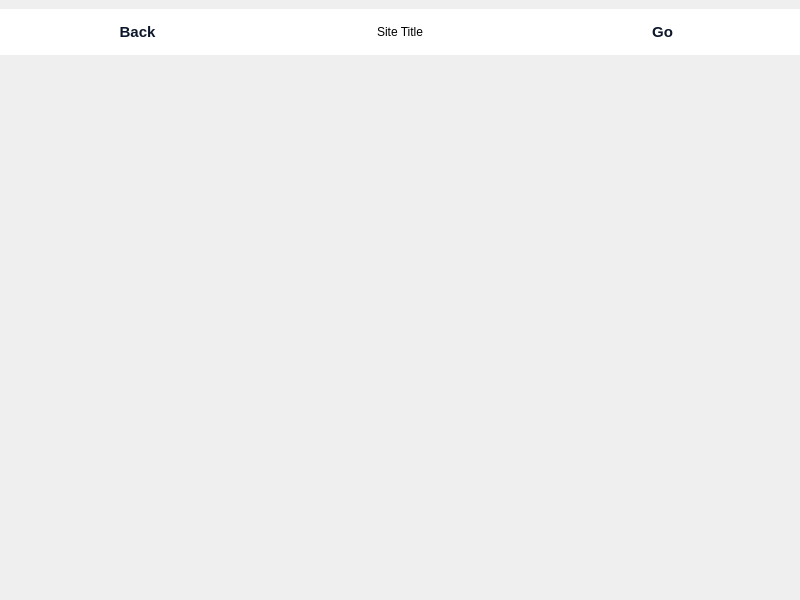
<?xml version="1.0" encoding="UTF-8"?>
<ui version="4.0">
 <class>browserWindow</class>
 <widget class="QMainWindow" name="browserWindow">
  <property name="geometry">
   <rect>
    <x>0</x>
    <y>0</y>
    <width>800</width>
    <height>600</height>
   </rect>
  </property>
  <property name="windowTitle">
   <string>The Browser</string>
  </property>
  <widget class="QWidget" name="centralwidget">
   <layout class="QVBoxLayout" name="verticalLayout">
    <property name="spacing">
     <number>0</number>
    </property>
    <property name="leftMargin">
     <number>0</number>
    </property>
    <property name="rightMargin">
     <number>0</number>
    </property>
    <item>
     <widget class="QWidget" name="widget_2" native="true">
      <property name="sizePolicy">
       <sizepolicy hsizetype="Preferred" vsizetype="Fixed">
        <horstretch>0</horstretch>
        <verstretch>0</verstretch>
       </sizepolicy>
      </property>
      <property name="styleSheet">
       <string notr="true">background:white;</string>
      </property>
      <layout class="QHBoxLayout" name="horizontalLayout">
       <item>
        <widget class="QPushButton" name="pushButton">
         <property name="styleSheet">
          <string notr="true">

/* CSS */
QPushButton {
  background-color: #fff;
  border: 0 solid #e2e8f0;
  border-radius: 5px;
  color: #0d172a;
  font-family: &quot;Basier circle&quot;,-apple-system,system-ui,&quot;Segoe UI&quot;,Roboto,&quot;Helvetica Neue&quot;,Arial,&quot;Noto Sans&quot;,sans-serif,&quot;Apple Color Emoji&quot;,&quot;Segoe UI Emoji&quot;,&quot;Segoe UI Symbol&quot;,&quot;Noto Color Emoji&quot;;
  font-size: 15px;
  font-weight: 600;
  line-height: 1;
  padding: 5px 5px;
  text-align: center;
  text-decoration:none #0d172a solid;
}

QPushButton:hover {
  background-color: #1e293b;
  color: #fff;
}


</string>
         </property>
         <property name="text">
          <string>Back</string>
         </property>
        </widget>
       </item>
       <item>
        <widget class="QLabel" name="theLink">
         <property name="styleSheet">
          <string notr="true">color:black;</string>
         </property>
         <property name="text">
          <string>Site Title</string>
         </property>
         <property name="alignment">
          <set>Qt::AlignCenter</set>
         </property>
        </widget>
       </item>
       <item>
        <widget class="QPushButton" name="pushButton_2">
         <property name="styleSheet">
          <string notr="true">

/* CSS */
QPushButton {
  background-color: #fff;
  border: 0 solid #e2e8f0;
  border-radius: 5px;
  color: #0d172a;
  font-family: &quot;Basier circle&quot;,-apple-system,system-ui,&quot;Segoe UI&quot;,Roboto,&quot;Helvetica Neue&quot;,Arial,&quot;Noto Sans&quot;,sans-serif,&quot;Apple Color Emoji&quot;,&quot;Segoe UI Emoji&quot;,&quot;Segoe UI Symbol&quot;,&quot;Noto Color Emoji&quot;;
  font-size: 15px;
  font-weight: 600;
  line-height: 1;
  padding: 5px 5px;
  text-align: center;
  text-decoration:none #0d172a solid;
}

QPushButton:hover {
  background-color: #1e293b;
  color: #fff;
}


</string>
         </property>
         <property name="text">
          <string>Go</string>
         </property>
        </widget>
       </item>
      </layout>
     </widget>
    </item>
    <item>
     <widget class="QWidget" name="webFrame" native="true">
      <layout class="QHBoxLayout" name="horizontalLayout_4"/>
     </widget>
    </item>
   </layout>
  </widget>
 </widget>
 <resources/>
 <connections/>
</ui>
